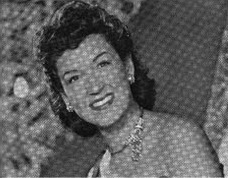
%> input picture uebung05/Moire.png, 228 x 178 px
$ octave DFT_Notch.m   (GNU Octave 9; MATLAB toolbox functions it lacks are replaced by stand-ins)
%> lines starting %> are read from the running program, lines starting %| are printed output that depends on the picture; in (x1, y1, x2, y2) boxes, pixels count from 0 and x2, y2 are one past the last pixel; in counts of white or black regions, pixels touching at a corner belong together; the program's own positions count from 1
### uebung05/NotchFilter.m

function [ Filter ] = NotchFilter( Size, Pos, Width )

Filter = ones(Size);

for Ind = 1:size(Pos,1)
   [XVal, YVal] = meshgrid([1:Size(2)]-Pos(Ind,2), [1:Size(1)]-Pos(Ind,1));

   %Filter = Filter.*(1-exp(-(XVal.*XVal+YVal.*YVal)/Width(Ind)));
   Filter((XVal.*XVal+YVal.*YVal) < Width(Ind)^2) = 0;
   %Filter((XVal.*XVal) < Width(Ind)^2) = 0;
end

end

### uebung05/DFT_Notch.m
clear 'all';
close 'all';

SizeFFT = 256;

Image = imread('Moire.png');
%> Image is the input picture: size 178x228 uint8; min 4, max 232, mean 92.9

%plot original image
figure(1)
subplot(2,2,1);
imshow(Image);
title('original image');

%shortcut
ImgS = size(Image);
%> ImgS = [178 228]
%do fft calculation
Image_FFT = fft2(Image, SizeFFT, SizeFFT);
%shortcut for maximum
MaxVal = Image_FFT(1);
%> MaxVal = 3768857

%use imtool to find the positions of the frequencies
%%imtool(log(abs(fftshift(Image_FFT))),[0 log(sum(MaxVal))]);

NotchPos = [107 102;
            095 144;
            117 171;
            154 160;
            185 141;
            156 116;
            141 087;];%???? add new points in additional lines (row-, col-value!!) ??????????????

%apply the filter
Filter  = NotchFilter( size(Image_FFT), NotchPos, 6*ones(1,size(NotchPos,1)) );
%> after the loop in NotchFilter, `for Ind = 1:size(Pos,1)`:
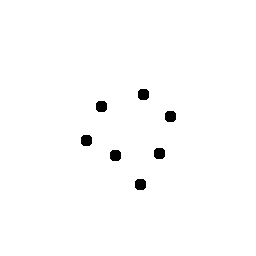
%> Filter: size 256x256 double; values 0 (black) and 1 (white), 98.8% white; 7 black regions, largest, box (x1, y1, x2, y2) and area: (138, 89, 149, 100) 109, (96, 101, 107, 112) 109, (165, 111, 176, 122) 109

%plot the fft
subplot(2,2,2);
imshow(log(abs(fftshift(Image_FFT))),[]);
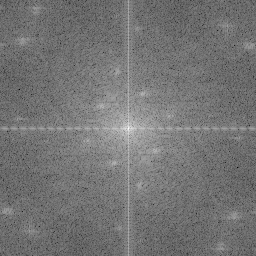
%> displayed picture: size 256x256, on the screen's scale of 0 to 255; min 0, max 255, mean 116
title('DFT');

%plot the fft times the filter
subplot(2,2,3);
imshow(log(abs(fftshift(Image_FFT).*Filter)),[]);
title('DFT with notch filter applied');

%do the inverse fft
ImageIfft = abs(ifft2(Image_FFT.*fftshift(Filter)));
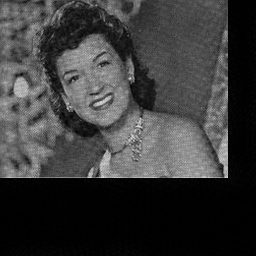
%> ImageIfft: size 256x256 double; min 0.00798, max 221, mean 58.2
%chose only the relevant part
ImageFilt = ImageIfft(1:ImgS(1), 1:ImgS(2));

%plot everything
subplot(2,2,4);
imshow(uint8(ImageFilt));
title('filtered image');
